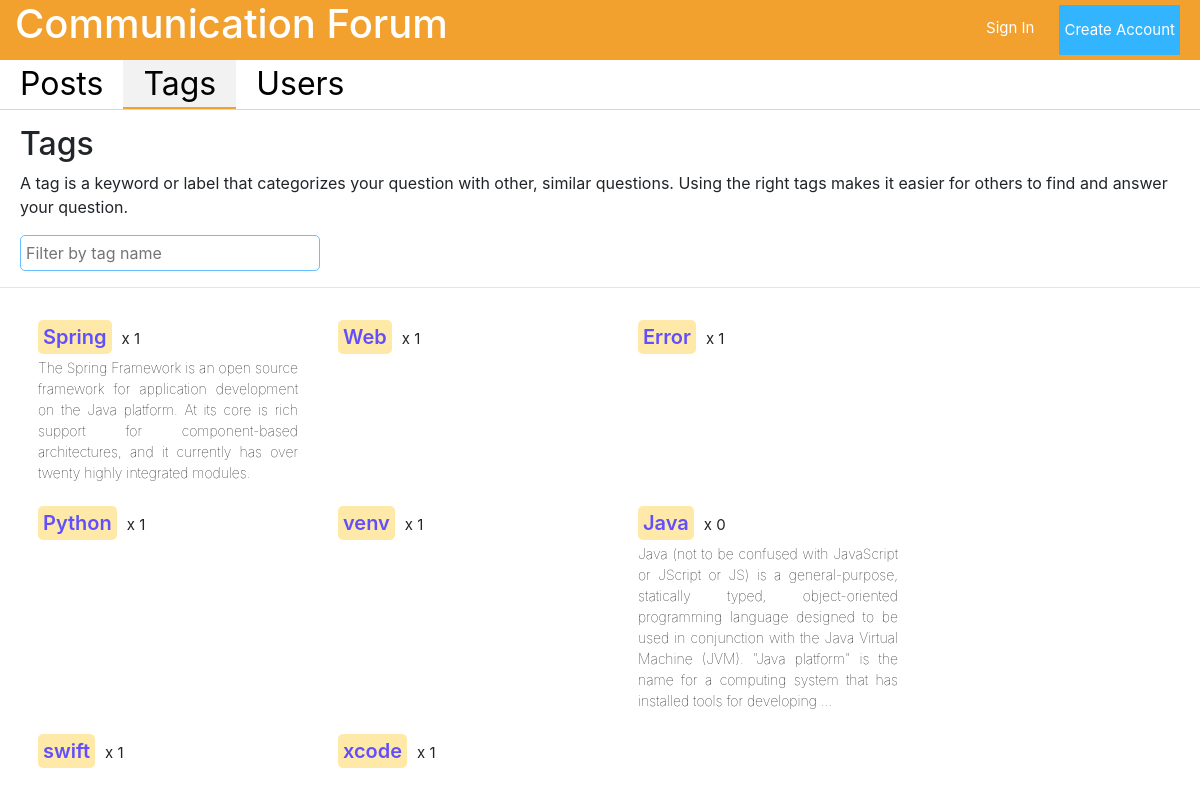
Page /tags/ on the earlier database version.
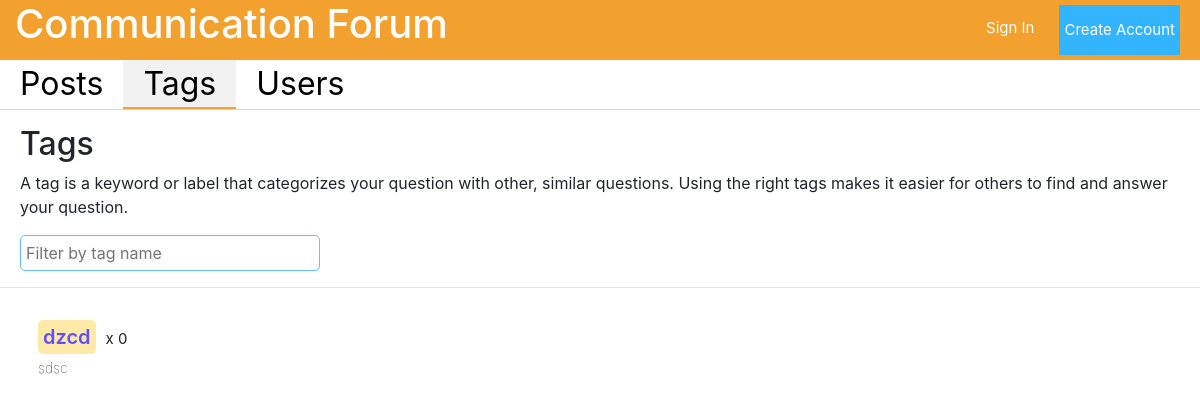
Same page on the later database version.
### forum/models.py (models this page shows, shortened)
class Tag(models.Model):
    id = models.AutoField(primary_key=True)
    name = models.CharField(max_length=15, unique=True)
    context = models.TextField(default='', blank=True, null=True)
    creator = models.ForeignKey(UserProfile, on_delete=models.CASCADE)
    create = models.DateTimeField(auto_now_add=True)
    count = models.IntegerField(default=0)

### forum/views.py (the view)
# urls.py: path('tags/', views.tags, name='tags'),
def tags(request):
    all_tags = Tag.objects.all()
    form = CreateTag()
    context = {'tags': all_tags, 'form': form}
    return render(request, 'tag/tags.html', context=context)

### forum/forms.py
class CreateTag(ModelForm):
    class Meta:
        model = Tag
        fields = ('name', 'context')

### templates/tag/tags.html (shortened to what this page needs)
{% load static %}
<!DOCTYPE html>
<html lang="en">
<head>
    <link rel="stylesheet" href="https://stackpath.bootstrapcdn.com/bootstrap/4.1.3/css/bootstrap.min.css"
>
    <link rel="stylesheet" href="{% static 'css/style.css' %}">
</head>
<body>
<header class="header container-fluid d-flex justify-content-between">
    <a href="/">
        <h1>Communication Forum</h1>
    </a>
    {% if user.is_authenticated %}
        <div class="d-flex justify-content-end">
            <span class="username"><a href="/profile">{{ user.username }}</a></span>
            <a class="log_out" href="/logout">
                <p class="small_text">Log out</p>
            </a>
        </div>
    {% else %}
        <div class="d-flex justify-content-end">
            <a class="sign_in_text" href="/login">
                <p class="small_text">Sign In</p>
            </a>
            <button class="btn-default green_btn small_text" onclick="location.href='/registration'">Create Account
            </button>
        </div>
    {% endif %}
</header>
<section class="d-flex content">
    <div class="list">
        <ul class="top_sidebar">
            <li id="posts"><a href="/posts">Posts</a></li>
            <li id="tags"><a href="/tags">Tags</a></li>
            <li id="users"><a href="/users">Users</a></li>
        </ul>
    </div>
    <div class="page">
        <div class="tags_head">
            <div class="d-flex justify-content-between">
                <h2>Tags</h2>
            </div>
            <p>A tag is a keyword or label that categorizes your question with other, similar questions. Using the right
                tags makes it easier for others to find and answer your question.</p>
            <input type="text" class="search_field" placeholder="Filter by tag name"/>
        </div>
        <hr/>
        <div>
            {% if tags %}
                <div class="d-flex flex-wrap p-2">
                    {% for tag in tags %}
                        <div class="tag_div">
                            <p><span class="tag_names"
                                     onclick="location.href = '/posts?tag={{ tag.name }}'">{{ tag.name }}</span><span
                                    class="tag_count">x {{ tag.count }}</span></p>
                            {% if tag.context == None %}
                            {% else %}
                                <p class="tag_desc">{{ tag.context }}</p>
                            {% endif %}
                        </div>
                    {% endfor %}
                </div>
            {% endif %}
        </div>
    </div>
</section>
</body>
</html>

Differences in the rows shown:
removed Tag: name "Spring", count "1", context "The Spring Framework is an open source framework for application development on the Java platform. At its core is rich support for component-based architectures, and it currently has over twenty highly integrated modules."
removed Tag: name "Web", count "1"
removed Tag: name "Error", count "1"
removed Tag: name "Python", count "1"
removed Tag: name "venv", count "1"
removed Tag: name "Java", count "0", context "Java (not to be confused with JavaScript or JScript or JS) is a general-purpose, statically typed, object-oriented programming language designed to be used in conjunction with the Java Virtual Machine (JVM). \"Java platform\" is the name for a computing system that has installed tools for developing ..."
removed Tag: name "swift", count "1"
removed Tag: name "xcode", count "1"
added Tag: name "dzcd", count "0", context "sdsc"
